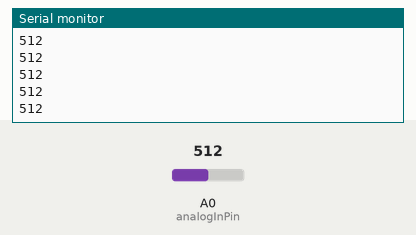
The sketch below on a simulated Arduino Uno, built with avr-gcc and run on an emulated ATmega328P. Shown: the last lines printed to the serial monitor. Inputs (shaded band) come from the test bench; at power-on: A0 (analogInPin) = 512.

Above: at 1.2 s.
1.3 s: A0 (analogInPin) set to 716
At 1.31 s:
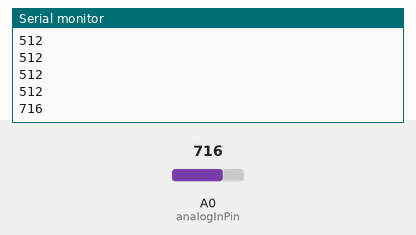
2.8 s: A0 (analogInPin) set to 900
At 2.81 s:
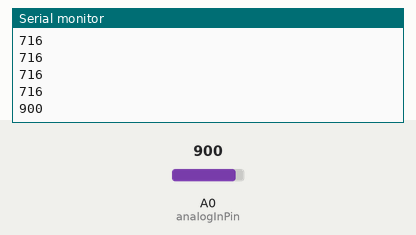
Timing chart, 0 to 5.8 s (numbered marks = the images above; inputs shaded):
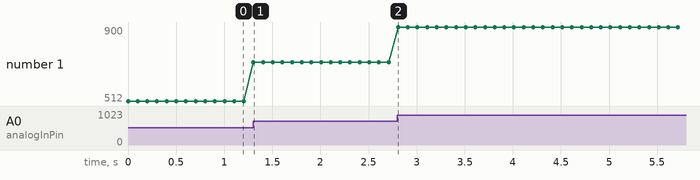

The sketch:

le_pot.ino
```cpp
const int analogInPin = A0;                  // o potenciômetro esta ligado ao pino A0

void setup(){
   // Configura a serial: baud rate de 115200, 8-bit, sem paridade, 1 stop bit
   Serial.begin(115200, SERIAL_8N1);
}

void loop(){
   int valor = analogRead(analogInPin);      // le valor no pino A0 usando conversor ADC de 10-bit
   Serial.println(valor);
   delay(100);
}
```

Measured:
- after the input at 1.3 s, the serial monitor: prints a new line at once (image 1)
- after the input at 2.8 s, the serial monitor: prints a new line at once (image 2)
- plotted number 1: 512 → 716 after the input at 1.3 s, 716 → 900 after the input at 2.8 s
